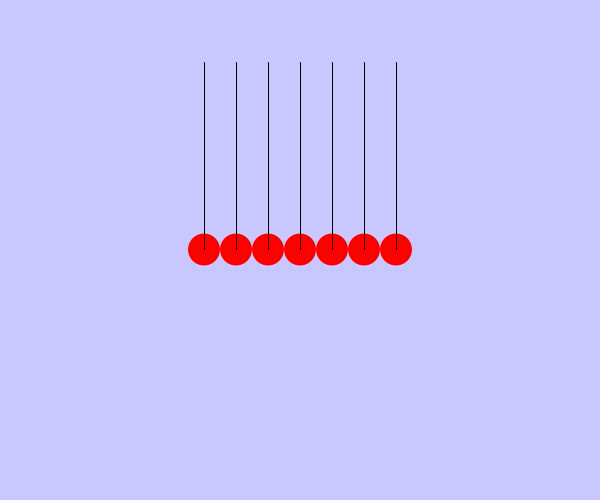
Frame 1 (no input)
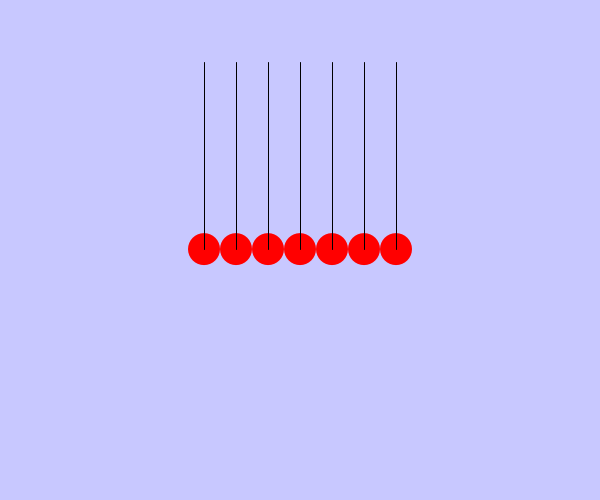
Frame 60 (the mouse pressed at the canvas centre just before this capture)
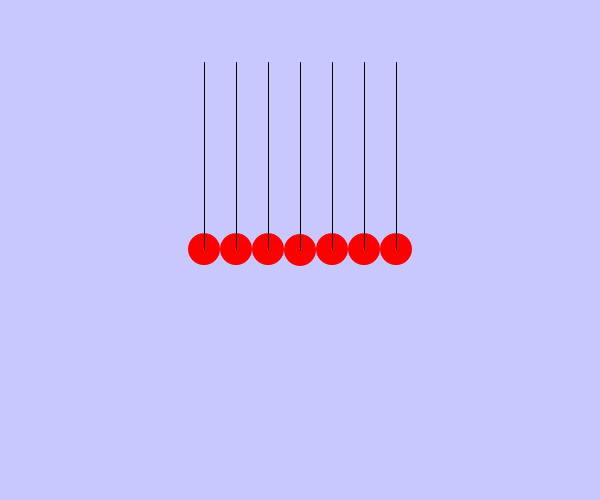
Frame 120 (the mouse held since frame 60 and released just before this capture)

The Processing sketch that drew these frames (run headless with seeded random() and noise(); from frame 60 on, the mouse is pressed at the canvas centre):

// Processing sketch: processing_17789
// ── processing_17789.pde

class particle{
  PVector x;
  PVector v;
  PVector f;
  particle(PVector xo){
    x = xo;
    v = new PVector();
    f = new PVector();
  }
  void update(){
    v.add(f);
    f = new PVector(0,0.05);
    x.add(v);
  }
}
ArrayList particles;
float diam = 32;
float k = 0.5;
float c = 0.01;
void setup(){
  size(600,500);
  ellipseMode(CENTER);
  smooth();
  fill(#FF0000);
  reset();
}
void reset(){
  particles = new ArrayList();
  int num = 7;
  for(int i=0;i<num;i++){
    particles.add(new particle(new PVector(
      width/2-num/2*diam+i*diam,
      height/2)));
  }
}
void draw(){
  if(frameCount%30==0){println(frameRate);}
  background(200,200,255);
//  rect(0,0,width,height);
  for(int i=1;i<particles.size();i++){
    particle A = (particle) particles.get(i);
    for(int j=0;j<i;j++){
      particle B = (particle) particles.get(j);
      PVector dx = PVector.sub(B.x,A.x);
      if(abs(dx.x)<diam){
        if(abs(dx.y)<diam){
          if(dx.mag()<diam){
            float restore = (diam - dx.mag())*k;
            dx.normalize();
            float dampen = dx.dot(PVector.sub(B.v,A.v))*c;
            dx.mult(restore - dampen);
            A.f.sub(dx);
            B.f.add(dx);
          }
        }
      }
    }
  }
  for(int i=0;i<particles.size();i++){
    particle A = (particle) particles.get(i);
    PVector pivot = new PVector(
      width/2-particles.size()/2*diam+i*diam,
      height/8);
    PVector dx = PVector.sub(pivot,A.x);
    float restore = (dx.mag() - height*3/8)*k;
    dx.normalize();
    float dampenA = dx.dot(A.v)*0.2;
    dx.mult(restore - dampenA);
    A.f.add(dx);
    boolean dampen = false;
    if(A.x.x<0){
      A.f.x -= A.x.x*k;
      dampen = true;
    };
    if(A.x.x>width){
      A.f.x -= (A.x.x-width)*k;
      dampen = true;
    };
    if(A.x.y<0){
      A.f.y -= A.x.y*k;
      dampen = true;
    };
    if(A.x.y>height){
      A.f.y -= (A.x.y-height)*k;
      dampen = true;
    };
    if(dampen){A.v.mult(0.9);}
    A.update();
    if(i==hold){
      PVector mouseV = new PVector(mouseX,mouseY);
      PVector pmouseV = new PVector(pmouseX,pmouseY);
      A.x = mouseV;
      A.v = PVector.sub(mouseV,pmouseV);
    }
    noStroke();
    ellipse(A.x.x,A.x.y,diam,diam);
    stroke(0);
    line(pivot.x,pivot.y,A.x.x,A.x.y);
  }
}
int hold = -1;
void mousePressed(){
  PVector mouseV = new PVector(mouseX,mouseY);
  for(int i=0;i<particles.size();i++){
    particle A = (particle) particles.get(i);
    PVector dx = PVector.sub(A.x,mouseV);
    if(dx.mag()<diam/2){
      hold = i;
    }
  }
}
void mouseReleased(){
  hold = -1;
}
void keyPressed(){
  if(key==' '){
    reset();
  }
}
